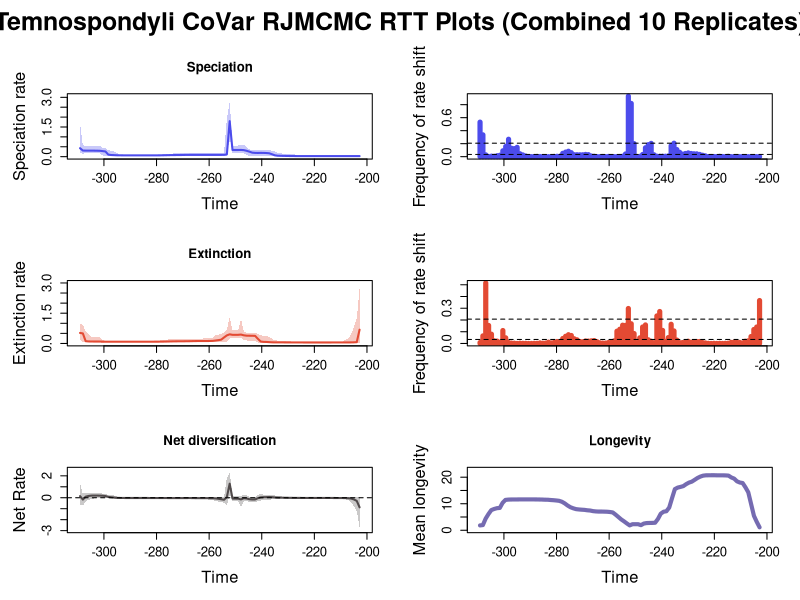

This figure's R source:


pdf(file='C:/Users/SimoesLabAdmin/Documents/BDNN_Arielli/temnospondyli/mcmc_predictors/B_covar_rjmcmc/B_covar_tem_RTT_plots.pdf',width=10, height=15)
par(mfrow=c(3,2), 
    oma=c(0,0,3,0),     # Increased top outer margin from 2 to 3
    mar=c(5,5,4,2)+0.1, # Increase plot margins for larger axis labels
    cex.lab=1.5,        # Increase axis label size
    cex.axis=1.2)       # Increase axis tick label size
library(scales)

time=c(-27.809419225, -28.882901675,-29.956384125,-31.029866575,-32.103349025,-33.176831475,-34.250313925,-35.323796375,-36.397278825,-37.470761275,-38.544243725,-39.617726175,-40.691208625,-41.764691075,-42.838173525,-43.911655975,-44.985138425,-46.058620875,-47.132103325,-48.205585775,-49.279068225,-50.352550675,-51.426033125000004,-52.499515575,-53.572998025,-54.646480475,-55.719962925,-56.793445375,-57.866927825,-58.940410275,-60.013892725,-61.087375175,-62.160857625,-63.234340075,-64.30782252499999,-65.38130497499999,-66.45478742499999,-67.52826987499999,-68.60175232499999,-69.67523477499999,-70.748717225,-71.822199675,-72.895682125,-73.969164575,-75.042647025,-76.116129475,-77.189611925,-78.263094375,-79.336576825,-80.410059275,-81.483541725,-82.557024175,-83.630506625,-84.703989075,-85.777471525,-86.850953975,-87.924436425,-88.997918875,-90.071401325,-91.144883775,-92.218366225,-93.291848675,-94.365331125,-95.438813575,-96.512296025,-97.585778475,-98.659260925,-99.732743375,-100.806225825,-101.879708275,-102.953190725,-104.026673175,-105.100155625,-106.173638075,-107.247120525,-108.320602975,-109.394085425,-110.467567875,-111.541050325,-112.614532775,-113.688015225,-114.761497675,-115.834980125,-116.908462575,-117.981945025,-119.055427475,-120.128909925,-121.202392375,-122.275874825,-123.349357275,-124.422839725,-125.496322175,-126.569804625,-127.643287075,-128.71676952500002,-129.790251975,-130.86373442499996,-131.937216875,-133.01069932499996,-134.084181775)
rate=c(0.027461162516772636, 0.027406120332385923,0.027406120332385923,0.027406120332385923,0.027406120332385923,0.027406120332385923,0.027406120332385923,0.02735539806817207,0.02735539806817207,0.027406120332385923,0.027406120332385923,0.027406120332385923,0.027475991598141312,0.02748112238679984,0.027482745948078504,0.027510503075280784,0.027627933007497496,0.0277008249452075,0.027706584834456493,0.02772540072129573,0.027787459539380707,0.028319948495722867,0.028977714607162697,0.030317591806338244,0.03170121023283169,0.03396861199476052,0.036318570434970276,0.03900348788127094,0.04226513996721737,0.046598792584591334,0.06633141025738601,0.12156748737085611,0.17093809684218228,0.18417181573627203,0.18984837797848692,0.19240412520048705,0.18776778623292417,0.1913881670310263,0.20267123175451787,0.2523309480668175,0.2964954559552743,0.33009545258478307,0.3401952030346298,0.33677765322686476,0.33677765322686476,0.33702764779592437,1.7957444919435326,0.11633783618416069,0.0918279763844966,0.09100666040516613,0.09053943301310224,0.0903184506906961,0.0903184506906961,0.0903184506906961,0.09053943301310224,0.09053943301310224,0.0906058441495755,0.09076146823182982,0.09076146823182982,0.09076146823182982,0.09092911125407371,0.08912111530201919,0.08750480356513315,0.08436716096661315,0.08283907775895663,0.08118980254312777,0.08003036142310761,0.07795759651038608,0.07497703169061984,0.0719098258752934,0.0683284611952543,0.06669974827259298,0.06625560898771682,0.06618315010180949,0.06608828169195788,0.06600572311005912,0.06600572311005912,0.06592413273509215,0.06592413273509215,0.06592413273509215,0.06607971922756539,0.06610781752889373,0.06610781752889373,0.0661421097011537,0.06669974827259298,0.068139967204386,0.07046103315841895,0.0769800436481009,0.08311336496870628,0.10358150695829313,0.2624146892124126,0.281003019038935,0.29691423179513116,0.30084223304046015,0.30357161741837857,0.30442562316943433,0.30500370687328865,0.30531685519081486,0.3084597349309057,0.42837877717383155)
minHPD=c(0.005481835722205206, 0.005481835722205206,0.005481835722205206,0.005481835722205206,0.005481835722205206,0.005481835722205206,0.005481835722205206,0.005481835722205206,0.005481835722205206,0.005481835722205206,0.005481835722205206,0.005481835722205206,0.005481835722205206,0.005481835722205206,0.005004130239218533,0.005481835722205206,0.005481835722205206,0.005481835722205206,0.005219478154467286,0.005219478154467286,0.005219478154467286,0.0054942764994556905,0.003965899653618383,0.003965899653618383,0.0054942764994556905,0.006057626483201234,0.011754747216082008,0.010790117639081326,0.009479695161707402,0.009479695161707402,0.012054384365546778,0.016130639444300047,0.029958107758882406,0.040520627926368666,0.04377018568207533,0.04377018568207533,0.04377018568207533,0.04377018568207533,0.045585266243145406,0.03702065265149919,0.08992880900475955,0.16516942318855699,0.21551846637560462,0.20368823079342757,0.20614341493073732,0.19503446751539064,0.9969986403281129,0.049968160839045886,0.056667016052741145,0.056667016052741145,0.056667016052741145,0.056667016052741145,0.056667016052741145,0.056667016052741145,0.05704463795626051,0.056667016052741145,0.05776320143343325,0.05776320143343325,0.056667016052741145,0.056667016052741145,0.056667016052741145,0.05340577360265101,0.04983028297045121,0.043091499358799905,0.043091499358799905,0.039601290495354845,0.03132443405010471,0.03638156074377741,0.03114707142561311,0.025841625424660924,0.025719926406173307,0.025719926406173307,0.026113074854900387,0.026512390808354814,0.026512390808354814,0.026590227821988284,0.026590227821988284,0.026590227821988284,0.026590227821988284,0.027338087295893463,0.027338087295893463,0.027338087295893463,0.027338087295893463,0.027338087295893463,0.026113074854900387,0.019393033207345842,0.02276874837000412,0.03158892739692227,0.03900097492305571,0.04090623872409178,0.04879864636155867,0.0578969105037163,0.17185369923607863,0.17185369923607863,0.17185369923607863,0.17431431682487544,0.16442067000138852,0.1782756505860945,0.14725911034562159,0.17431431682487544)
maxHPD=c(0.05914637809247482, 0.05909967238226731,0.05909967238226731,0.05909967238226731,0.05909967238226731,0.05909967238226731,0.05909967238226731,0.05909967238226731,0.05909967238226731,0.05909967238226731,0.05909967238226731,0.05909967238226731,0.059408322965088314,0.059408322965088314,0.05914637809247482,0.05969486975968603,0.05988812303259195,0.059988161625477376,0.059988161625477376,0.059988161625477376,0.061555465874025245,0.06954738333316159,0.08497179478444238,0.10928886172905221,0.12210691390911191,0.1365963406395486,0.14780744773659846,0.15436321566033717,0.1675797689947382,0.19290879433797478,0.25795199369894506,0.30722563164562333,0.3288481717974075,0.3288481717974075,0.3288481717974075,0.330357495664038,0.33146135566313,0.33260245237647407,0.341159369077643,0.3706002531885973,0.486125388078811,0.5961374968031226,0.595524317679861,0.5603482616536333,0.5603482616536333,0.5603482616536333,2.78164328661007,1.896435444217441,0.18743079582581995,0.18169629638876145,0.17995625100293328,0.17995625100293328,0.17995625100293328,0.17995625100293328,0.1807947221905866,0.17995625100293328,0.1807947221905866,0.1807947221905866,0.17995625100293328,0.17995625100293328,0.18110447267762322,0.1819575008713315,0.1819575008713315,0.1739325859244344,0.1747675440618814,0.17172443581701957,0.15995722718238803,0.1582521208959256,0.14488204459356402,0.1325463210777423,0.10517338279773666,0.09469417289444569,0.09390473242950718,0.09390473242950718,0.09364923205106053,0.09364923205106053,0.09364923205106053,0.09364923205106053,0.09364923205106053,0.09390473242950718,0.09358343163419122,0.09358343163419122,0.09358343163419122,0.09364923205106053,0.09390473242950718,0.09861533136613009,0.19055819960039472,0.2740820023790373,0.2996935193965327,0.3314469415401527,0.4203250967379285,0.45935316043169855,0.5430704654346798,0.5172617871312792,0.5172617871312792,0.5210351339985477,0.5210351339985477,0.5426692674476373,0.5802280075806165,1.6832515453522132)
remove_na = !is.na(rate)
time = time[remove_na]
time = time-175
plot(time,time,type = 'n', ylim = c(0, 3.0598076152710774), xlim = c(-134.620923-175,-27.272678-175), ylab = 'Speciation rate', xlab = 'Time',main='Speciation' )
polygon(c(time, rev(time)), c(maxHPD[remove_na], rev(minHPD[remove_na])), col = alpha('#4c4cec',0.3), border = NA)
lines(time,rate[remove_na], col = '#4c4cec', lwd=2)
mtext("Temnospondyli CoVar RJMCMC RTT Plots (Combined 10 Replicates)", outer = TRUE, line = 0.5, cex = 1.5, font = 2)
mids=c(-27.81484085353535, -28.899166560606062,-29.983492267676766,-31.067817974747477,-32.15214368181818,-33.23646938888889,-34.320795095959596,-35.40512080303031,-36.48944651010101,-37.573772217171715,-38.658097924242426,-39.74242363131313,-40.82674933838384,-41.911075045454545,-42.99540075252525,-44.07972645959596,-45.16405216666667,-46.248377873737375,-47.33270358080808,-48.41702928787879,-49.501354994949494,-50.585680702020206,-51.67000640909091,-52.75433211616161,-53.838657823232325,-54.922983530303036,-56.00730923737374,-57.09163494444444,-58.17596065151515,-59.26028635858586,-60.34461206565657,-61.428937772727274,-62.51326347979798,-63.59758918686868,-64.68191489393939,-65.7662406010101,-66.8505663080808,-67.93489201515152,-69.01921772222221,-70.10354342929293,-71.18786913636363,-72.27219484343433,-73.35652055050505,-74.44084625757574,-75.52517196464646,-76.60949767171716,-77.69382337878787,-78.77814908585859,-79.86247479292928,-80.9468005,-82.0311262070707,-83.1154519141414,-84.19977762121212,-85.28410332828282,-86.36842903535353,-87.45275474242423,-88.53708044949494,-89.62140615656566,-90.70573186363636,-91.79005757070706,-92.87438327777777,-93.95870898484849,-95.04303469191919,-96.1273603989899,-97.2116861060606,-98.2960118131313,-99.38033752020202,-100.46466322727272,-101.54898893434343,-102.63331464141413,-103.71764034848485,-104.80196605555555,-105.88629176262626,-106.97061746969696,-108.05494317676767,-109.13926888383838,-110.22359459090909,-111.30792029797979,-112.3922460050505,-113.47657171212121,-114.56089741919192,-115.64522312626262,-116.72954883333333,-117.81387454040403,-118.89820024747475,-119.98252595454545,-121.06685166161616,-122.15117736868686,-123.23550307575756,-124.31982878282828,-125.40415448989899,-126.48848019696969,-127.5728059040404,-128.6571316111111,-129.74145731818183,-130.82578302525252,-131.9101087323232,-132.99443443939393,-134.07876014646465)
mids=mids-175
counts=c(0.0011111111111111111, 0.0,0.0,0.0011111111111111111,0.0,0.0,0.0011111111111111111,0.0,0.0011111111111111111,0.0,0.0,0.0044444444444444444,0.0,0.0022222222222222222,0.0044444444444444444,0.0011111111111111111,0.0022222222222222222,0.0022222222222222222,0.0011111111111111111,0.012222222222222223,0.022222222222222223,0.034444444444444444,0.043333333333333335,0.044444444444444446,0.04888888888888889,0.057777777777777775,0.04888888888888889,0.03888888888888889,0.06666666666666667,0.10888888888888888,0.20666666666666667,0.17,0.01,0.006666666666666667,0.006666666666666667,0.005555555555555556,0.006666666666666667,0.028888888888888888,0.20444444444444446,0.18444444444444444,0.13666666666666666,0.03333333333333333,0.0044444444444444444,0.0011111111111111111,0.2,0.8188888888888889,0.9311111111111111,0.04111111111111111,0.006666666666666667,0.0022222222222222222,0.0011111111111111111,0.0,0.0011111111111111111,0.0033333333333333335,0.0,0.0022222222222222222,0.0,0.0011111111111111111,0.005555555555555556,0.01,0.03111111111111111,0.034444444444444444,0.028888888888888888,0.028888888888888888,0.03,0.03,0.06111111111111111,0.08333333333333333,0.07,0.051111111111111114,0.006666666666666667,0.005555555555555556,0.0033333333333333335,0.0011111111111111111,0.0,0.0011111111111111111,0.0,0.0022222222222222222,0.0033333333333333335,0.0022222222222222222,0.0,0.0,0.01,0.02666666666666667,0.044444444444444446,0.14333333333333334,0.12333333333333334,0.13,0.2677777777777778,0.15666666666666668,0.09,0.022222222222222223,0.014444444444444444,0.005555555555555556,0.0077777777777777776,0.0033333333333333335,0.027777777777777776,0.33555555555555555,0.5311111111111111)
plot(mids,counts,type = 'h', xlim = c(-134.620923-175,-27.272678-175), ylim=c(0,0.9311111111111111), ylab = 'Frequency of rate shift', xlab = 'Time',lwd=5,col='#4c4cec')
bf2 = 0.03413331064784713
bf6 = 0.2070578471610477
abline(h=bf2, lty=2)
abline(h=bf6, lty=2)

time=c(-27.809419225, -28.882901675,-29.956384125,-31.029866575,-32.103349025,-33.176831475,-34.250313925,-35.323796375,-36.397278825,-37.470761275,-38.544243725,-39.617726175,-40.691208625,-41.764691075,-42.838173525,-43.911655975,-44.985138425,-46.058620875,-47.132103325,-48.205585775,-49.279068225,-50.352550675,-51.426033125000004,-52.499515575,-53.572998025,-54.646480475,-55.719962925,-56.793445375,-57.866927825,-58.940410275,-60.013892725,-61.087375175,-62.160857625,-63.234340075,-64.30782252499999,-65.38130497499999,-66.45478742499999,-67.52826987499999,-68.60175232499999,-69.67523477499999,-70.748717225,-71.822199675,-72.895682125,-73.969164575,-75.042647025,-76.116129475,-77.189611925,-78.263094375,-79.336576825,-80.410059275,-81.483541725,-82.557024175,-83.630506625,-84.703989075,-85.777471525,-86.850953975,-87.924436425,-88.997918875,-90.071401325,-91.144883775,-92.218366225,-93.291848675,-94.365331125,-95.438813575,-96.512296025,-97.585778475,-98.659260925,-99.732743375,-100.806225825,-101.879708275,-102.953190725,-104.026673175,-105.100155625,-106.173638075,-107.247120525,-108.320602975,-109.394085425,-110.467567875,-111.541050325,-112.614532775,-113.688015225,-114.761497675,-115.834980125,-116.908462575,-117.981945025,-119.055427475,-120.128909925,-121.202392375,-122.275874825,-123.349357275,-124.422839725,-125.496322175,-126.569804625,-127.643287075,-128.71676952500002,-129.790251975,-130.86373442499996,-131.937216875,-133.01069932499996,-134.084181775)
rate=c(0.6828628703256286, 0.06447282321961327,0.05610997852996878,0.05279020603017348,0.05117941087472518,0.05076029974231572,0.050505657463230325,0.05048664878861285,0.050363351300622236,0.04999440166581408,0.04978815062502416,0.04955774279662951,0.04953676780409309,0.04953676780409309,0.04953676780409309,0.04953676780409309,0.049494968196926475,0.049494968196926475,0.04953676780409309,0.04955774279662951,0.04961831631164255,0.04991079528796054,0.05024204673283343,0.05067457963766875,0.051294017224115265,0.05153597554099387,0.05201834853951798,0.05309728043225494,0.05332334750615706,0.05359207145106525,0.05385748360639897,0.05686925365560502,0.06529454462516335,0.07490407119812463,0.07867006248404576,0.09526901581918679,0.22878817757443815,0.3763859412777558,0.38153888821985105,0.3834352567658498,0.38608382024817633,0.40435136889541334,0.4414292213617126,0.4289409267194112,0.42781179075935966,0.4281339225157811,0.45321200749593354,0.4007545418912558,0.2985897434806041,0.18892008582949568,0.16428858353233766,0.14600285835303423,0.12778336830861178,0.123270744312828,0.12055890075321163,0.12031735577654018,0.12017911556547514,0.12023571559658697,0.11874432405928428,0.11617067304996304,0.11253391964169862,0.1106755152659267,0.10851908063557691,0.1071704527813955,0.10648600831191093,0.10558044315417914,0.103288321912775,0.10053251102260685,0.09689938313232742,0.09352654684550071,0.091000127876558,0.08943613050227342,0.08885965644084774,0.08820954713514856,0.08812716783045978,0.08771154582914431,0.08757325354697987,0.08734735375565558,0.08732969743866184,0.0873099047518553,0.08728312092139115,0.08728312092139115,0.08728312092139115,0.08728312092139115,0.08728312092139115,0.08728312092139115,0.08732140675825714,0.08732140675825714,0.08732969743866184,0.08752509511220236,0.08796830580643436,0.09017225969406971,0.09494414377694332,0.09515108410125614,0.09583562270685209,0.0963443174467743,0.10035797355704845,0.11253391964169862,0.4981724324943585,0.5219004793444189)
minHPD=c(0.021412629665227476, 0.0036344703167680375,0.002777909115374498,0.0004014064218278715,0.0004014064218278715,0.0021868745333137275,0.0021868745333137275,0.0004014064218278715,0.002777909115374498,0.0036344703167680375,0.0053170022390624985,0.002777909115374498,0.0029017146430717895,0.0036344703167680375,0.0036344703167680375,0.0036344703167680375,0.0036344703167680375,0.0036344703167680375,0.0036344703167680375,0.0036344703167680375,0.0029017146430717895,0.009250790260096387,0.01064583104572398,0.009250790260096387,0.01064583104572398,0.016809951846000388,0.01914609162571786,0.02053233210032963,0.02053233210032963,0.02053233210032963,0.01961643187698391,0.02053233210032963,0.02358956325122062,0.029946797788706923,0.02995771155273301,0.02995771155273301,0.03818455258375003,0.13416112933234162,0.1460409508399913,0.1460409508399913,0.1460409508399913,0.17892533667064683,0.2644351272807987,0.26717459466846116,0.26717459466846116,0.26717459466846116,0.24052523730127492,0.08532237691756399,0.08112092299098445,0.0730911313220588,0.07668628278428313,0.07651753416245516,0.06873932772493463,0.06696454279609032,0.07048243005843577,0.07195153955821346,0.07048243005843577,0.07048243005843577,0.07195153955821346,0.07048243005843577,0.07195153955821346,0.06446519527349544,0.06520016677654994,0.06520016677654994,0.06520016677654994,0.06520016677654994,0.06126478698404853,0.05830438002040873,0.05427022517875427,0.05070648533916386,0.05070648533916386,0.0492637170256455,0.048463425007307485,0.048463425007307485,0.05116655037326282,0.051843632398157424,0.05265330705089381,0.05245827560187638,0.05045767483961658,0.05070648533916386,0.05070648533916386,0.05070648533916386,0.05070648533916386,0.05070648533916386,0.05070648533916386,0.05070648533916386,0.05116655037326282,0.05116655037326282,0.05070648533916386,0.05045767483961658,0.051935940956451244,0.04467011785218897,0.04940512916033939,0.05427022517875427,0.05116655037326282,0.054597422425382666,0.04940512916033939,0.05427022517875427,0.06987821609390617,0.1755507496056894)
maxHPD=c(2.7281693789661303, 1.2316308252031456,0.8164092825516184,0.46040787673304573,0.2500565206327414,0.1771559787414897,0.09606589571410497,0.0911328212993432,0.08780838607217886,0.08415327130935289,0.08415327130935289,0.07675135265581241,0.07675135265581241,0.07675135265581241,0.07675135265581241,0.07675135265581241,0.07666072708720328,0.07666072708720328,0.07666072708720328,0.07666072708720328,0.07675135265581241,0.08415327130935289,0.08755609785351036,0.08783621544292358,0.09452323125790572,0.1026300159042882,0.11618510757048575,0.13195039414467444,0.1386299869985119,0.14427481688016985,0.15180280165029955,0.23486201129591097,0.3339676269491004,0.37847804141795754,0.3800784822984097,0.4008279917729922,0.46776254003540785,0.5304459186891799,0.5131791337940593,0.5131791337940593,0.5167970668099232,0.5930335676864245,1.204518195949065,0.6567788589611118,0.6550946145819997,0.6567788589611118,1.3109639622563436,0.6756548167992431,0.52481876298495,0.4785200653630995,0.43188144358284924,0.4047681136986169,0.2742745042110754,0.2549879674022221,0.2475380853954943,0.2475380853954943,0.24362476110352518,0.24362476110352518,0.24210563205848387,0.2340742740355699,0.2313842696261283,0.22222806408270915,0.22154213264070785,0.22180746302487203,0.22154213264070785,0.22154213264070785,0.21526748902316087,0.20116591892884833,0.19618541799229158,0.17876020233722995,0.15967173201623594,0.13589533842470297,0.12464460402053483,0.12063780312289886,0.12063780312289886,0.12063780312289886,0.12063780312289886,0.12063780312289886,0.11795447164418833,0.1178258660653852,0.1178258660653852,0.1178258660653852,0.1178258660653852,0.1178258660653852,0.1178258660653852,0.1178258660653852,0.11795447164418833,0.11795447164418833,0.1178258660653852,0.11795447164418833,0.12063780312289886,0.18135448843792204,0.3052948630163692,0.3137985822749434,0.3176114284582088,0.3429310003090953,0.4511715563754872,0.6161416320693358,0.9132098226983931,0.9848201305062075)
remove_na = !is.na(rate)
time = time[remove_na]
time = time-175
plot(time,time,type = 'n', ylim = c(0, 3.0009863168627438), xlim = c(-134.620923-175,-27.272678-175), ylab = 'Extinction rate', xlab = 'Time',main='Extinction' )
polygon(c(time, rev(time)), c(maxHPD[remove_na], rev(minHPD[remove_na])), col = alpha('#e34a33',0.3), border = NA)
lines(time,rate[remove_na], col = '#e34a33', lwd=2)
mids=c(-27.81484085353535, -28.899166560606062,-29.983492267676766,-31.067817974747477,-32.15214368181818,-33.23646938888889,-34.320795095959596,-35.40512080303031,-36.48944651010101,-37.573772217171715,-38.658097924242426,-39.74242363131313,-40.82674933838384,-41.911075045454545,-42.99540075252525,-44.07972645959596,-45.16405216666667,-46.248377873737375,-47.33270358080808,-48.41702928787879,-49.501354994949494,-50.585680702020206,-51.67000640909091,-52.75433211616161,-53.838657823232325,-54.922983530303036,-56.00730923737374,-57.09163494444444,-58.17596065151515,-59.26028635858586,-60.34461206565657,-61.428937772727274,-62.51326347979798,-63.59758918686868,-64.68191489393939,-65.7662406010101,-66.8505663080808,-67.93489201515152,-69.01921772222221,-70.10354342929293,-71.18786913636363,-72.27219484343433,-73.35652055050505,-74.44084625757574,-75.52517196464646,-76.60949767171716,-77.69382337878787,-78.77814908585859,-79.86247479292928,-80.9468005,-82.0311262070707,-83.1154519141414,-84.19977762121212,-85.28410332828282,-86.36842903535353,-87.45275474242423,-88.53708044949494,-89.62140615656566,-90.70573186363636,-91.79005757070706,-92.87438327777777,-93.95870898484849,-95.04303469191919,-96.1273603989899,-97.2116861060606,-98.2960118131313,-99.38033752020202,-100.46466322727272,-101.54898893434343,-102.63331464141413,-103.71764034848485,-104.80196605555555,-105.88629176262626,-106.97061746969696,-108.05494317676767,-109.13926888383838,-110.22359459090909,-111.30792029797979,-112.3922460050505,-113.47657171212121,-114.56089741919192,-115.64522312626262,-116.72954883333333,-117.81387454040403,-118.89820024747475,-119.98252595454545,-121.06685166161616,-122.15117736868686,-123.23550307575756,-124.31982878282828,-125.40415448989899,-126.48848019696969,-127.5728059040404,-128.6571316111111,-129.74145731818183,-130.82578302525252,-131.9101087323232,-132.99443443939393,-134.07876014646465)
mids=mids-175
counts=c(0.3655555555555556, 0.14,0.11888888888888889,0.058888888888888886,0.022222222222222223,0.01888888888888889,0.0044444444444444444,0.008888888888888889,0.008888888888888889,0.011111111111111112,0.008888888888888889,0.0022222222222222222,0.0011111111111111111,0.0,0.0011111111111111111,0.0,0.0011111111111111111,0.0,0.0011111111111111111,0.0044444444444444444,0.0077777777777777776,0.016666666666666666,0.016666666666666666,0.015555555555555555,0.01,0.01888888888888889,0.013333333333333334,0.0077777777777777776,0.006666666666666667,0.028888888888888888,0.10666666666666667,0.16333333333333333,0.05,0.017777777777777778,0.1111111111111111,0.2722222222222222,0.23444444444444446,0.005555555555555556,0.01888888888888889,0.03111111111111111,0.15777777777777777,0.14,0.04777777777777778,0.006666666666666667,0.08444444444444445,0.16777777777777778,0.29777777777777775,0.15444444444444444,0.15555555555555556,0.12111111111111111,0.10444444444444445,0.022222222222222223,0.01,0.0077777777777777776,0.0033333333333333335,0.0033333333333333335,0.005555555555555556,0.015555555555555555,0.024444444444444446,0.022222222222222223,0.02,0.021111111111111112,0.014444444444444444,0.016666666666666666,0.03111111111111111,0.04,0.06777777777777778,0.07444444444444444,0.06111111111111111,0.042222222222222223,0.016666666666666666,0.016666666666666666,0.008888888888888889,0.0044444444444444444,0.011111111111111112,0.0033333333333333335,0.0022222222222222222,0.0044444444444444444,0.0011111111111111111,0.0011111111111111111,0.0,0.0,0.0011111111111111111,0.0011111111111111111,0.0022222222222222222,0.0,0.0022222222222222222,0.0033333333333333335,0.0077777777777777776,0.04777777777777778,0.11,0.01,0.02,0.022222222222222223,0.07888888888888888,0.15333333333333332,0.5155555555555555,0.06444444444444444,0.0077777777777777776)
plot(mids,counts,type = 'h', xlim = c(-134.620923-175,-27.272678-175), ylim=c(0,0.5155555555555555), ylab = 'Frequency of rate shift', xlab = 'Time',lwd=5,col='#e34a33')
abline(h=bf2, lty=2)
abline(h=bf6, lty=2)
#Net Diversification Rate
time=c(-27.809419225, -28.882901675,-29.956384125,-31.029866575,-32.103349025,-33.176831475,-34.250313925,-35.323796375,-36.397278825,-37.470761275,-38.544243725,-39.617726175,-40.691208625,-41.764691075,-42.838173525,-43.911655975,-44.985138425,-46.058620875,-47.132103325,-48.205585775,-49.279068225,-50.352550675,-51.426033125000004,-52.499515575,-53.572998025,-54.646480475,-55.719962925,-56.793445375,-57.866927825,-58.940410275,-60.013892725,-61.087375175,-62.160857625,-63.234340075,-64.30782252499999,-65.38130497499999,-66.45478742499999,-67.52826987499999,-68.60175232499999,-69.67523477499999,-70.748717225,-71.822199675,-72.895682125,-73.969164575,-75.042647025,-76.116129475,-77.189611925,-78.263094375,-79.336576825,-80.410059275,-81.483541725,-82.557024175,-83.630506625,-84.703989075,-85.777471525,-86.850953975,-87.924436425,-88.997918875,-90.071401325,-91.144883775,-92.218366225,-93.291848675,-94.365331125,-95.438813575,-96.512296025,-97.585778475,-98.659260925,-99.732743375,-100.806225825,-101.879708275,-102.953190725,-104.026673175,-105.100155625,-106.173638075,-107.247120525,-108.320602975,-109.394085425,-110.467567875,-111.541050325,-112.614532775,-113.688015225,-114.761497675,-115.834980125,-116.908462575,-117.981945025,-119.055427475,-120.128909925,-121.202392375,-122.275874825,-123.349357275,-124.422839725,-125.496322175,-126.569804625,-127.643287075,-128.71676952500002,-129.790251975,-130.86373442499996,-131.937216875,-133.01069932499996,-134.084181775)
net_rate=c(-0.8744040942923438, -0.2869695711167241,-0.15400146455302732,-0.07206239078404914,-0.040918692553132394,-0.03279985982830871,-0.027177325415946724,-0.02661477803757959,-0.025258676116164325,-0.022387364655424912,-0.021249150394039996,-0.01956343632592889,-0.019281099436573072,-0.019191110502879284,-0.01910748135199202,-0.019048569165146797,-0.018794921863040118,-0.018707070441761158,-0.018688460525349424,-0.01856290203028803,-0.018417604305041628,-0.017284222861129524,-0.01591577020117452,-0.013704453775517022,-0.010869126568968346,-0.006442370441799745,-0.0025660112874315555,0.0017439218232649003,0.007191824313900637,0.013679755616452833,0.029196839418468096,0.05338927800029465,0.07049336720270406,0.055607775285765756,0.05391358331586485,0.03761156137343656,-0.038818032601557674,-0.155786521918645,-0.1603305917625996,-0.13562658149571785,-0.07072171309474531,-0.04407896126577454,-0.1524771482118882,-0.0831138199027342,-0.08286077395599449,-0.07744404247419483,1.284038315340254,0.06293498983333153,-0.1800950490888033,-0.13731545974765474,-0.09459913293404366,-0.06408387689984597,-0.043494100615297716,-0.039848400275432586,-0.037594009205821274,-0.03694622491680032,-0.036202116508120046,-0.03634198471455672,-0.03499432193460923,-0.032793996517335715,-0.02540646845497022,-0.028617157489593415,-0.029254868361342085,-0.0313325871844521,-0.03304859671088636,-0.03358467313660585,-0.03066017891973496,-0.02923753505805275,-0.028202560945107986,-0.026156005419762127,-0.026607914029972368,-0.026038764841393194,-0.025427749753209557,-0.024804314668353773,-0.02435516302068124,-0.023667781932181123,-0.02353261682759816,-0.02316515230886713,-0.023008964120573523,-0.02289943403356277,-0.022663814473582778,-0.022587151914149783,-0.022587151914149783,-0.022509853849956463,-0.021219870586359994,-0.017180415261718398,-0.008391127313003044,0.0220096477815407,0.0478821838353821,0.07927222703596488,0.1569985627819343,0.18461041175038778,0.1924493835755899,0.19941221261922812,0.20042050802840808,0.19417061140689226,0.16288204369322026,0.10000295349494887,-0.1656036286708537,0.1485735466943683)
net_minHPD=c(-2.6972596944603997, -1.2078241283160978,-0.8000302932278778,-0.4314429994510451,-0.21459362980955302,-0.14445608533367177,-0.07397763230821493,-0.07306955895081317,-0.06760925731889032,-0.06453103624819448,-0.057938683807128105,-0.056625639457464266,-0.056625639457464266,-0.056625639457464266,-0.056625639457464266,-0.056625639457464266,-0.056625639457464266,-0.056625639457464266,-0.056625639457464266,-0.056625639457464266,-0.05920082335050119,-0.06676663846889204,-0.07928630517168073,-0.07928630517168073,-0.07225787270099794,-0.06769538723765829,-0.06971828940039967,-0.06505286826009593,-0.06505286826009593,-0.10596876927859167,-0.07303887634622881,-0.11603717291253092,-0.20815040526354983,-0.23914199686266013,-0.23914199686266013,-0.2449756937688134,-0.31441328092232573,-0.39760414804860317,-0.38719708767866545,-0.3925216435253682,-0.2935126403580266,-0.31976442045758713,-0.8909940093783527,-0.27086524878285323,-0.26967676590396794,-0.26157198669353676,0.3493599547036863,-0.736578093399834,-0.44832268325712665,-0.4035379436998976,-0.3488332824747059,-0.3136520394373803,-0.1890333967955648,-0.1656936421521991,-0.15633231824258303,-0.1430947840139546,-0.1430947840139546,-0.1430947840139546,-0.14291548524910538,-0.1364994365454552,-0.1345963720906964,-0.13836918290043665,-0.13836918290043665,-0.13815678831017478,-0.14312380449897988,-0.1590407091341142,-0.13952329424432647,-0.15115945513867599,-0.14042411491490853,-0.1265737686515168,-0.09841116899418713,-0.08037737257331737,-0.07354751048219318,-0.07179479549224,-0.0683974279217232,-0.0683974279217232,-0.0683974279217232,-0.06753303349727256,-0.0683974279217232,-0.06753303349727256,-0.06753303349727256,-0.06753303349727256,-0.06753303349727256,-0.0678191846026728,-0.06895568111250795,-0.0802896170659113,-0.08877137226100865,-0.06550762467331858,-0.05970278750737767,-0.05451658766220421,-0.04590685940180016,-0.045366396496767214,-0.046030913298319265,-0.047906798012044394,-0.06189043808670963,-0.08874304626640941,-0.20388429261108199,-0.32085913335092897,-0.7160924658659229,-0.6226202304968891)
net_maxHPD=c(0.023392719776305033, 0.03281004080970166,0.0321073763573782,0.03611342359858041,0.03611342359858041,0.03611342359858041,0.02905546909714115,0.026885951306301434,0.026885951306301434,0.023680823369008053,0.026305736131215687,0.023392719776305033,0.023112962950484643,0.022865202321201913,0.023112962950484643,0.023392719776305033,0.023112962950484643,0.022865202321201913,0.023112962950484643,0.023392719776305033,0.023680823369008053,0.026492768641066484,0.03823890698777081,0.07135931735742759,0.07187760839772409,0.09199828498449789,0.09536612594531291,0.11076954116747059,0.12016860291690196,0.13327837171775467,0.22532627206451156,0.28701748396050003,0.29033132400758815,0.28919048427078603,0.29419883367537225,0.3079769717146823,0.28919048427078603,0.04687595286492818,0.026749066849892672,0.07221433320860982,0.2300245971989435,0.2922670500802161,0.16641280067840425,0.1254589008956314,0.1194423316363758,0.14573042870940184,2.323883564061936,1.7917183701068333,0.07382407688934958,0.05668561359658694,0.07553015069889042,0.07553015069889042,0.07553015069889042,0.07553015069889042,0.07553015069889042,0.08372835507382614,0.07882562256641826,0.07882562256641826,0.07553015069889042,0.07382407688934958,0.07553015069889042,0.07347758562219926,0.07347758562219926,0.0754007868723663,0.0754007868723663,0.05668814241951059,0.08006104704667527,0.06087267027413895,0.05684297822763873,0.045355687491449526,0.03206776109627382,0.026251628979374317,0.026251628979374317,0.024829739997450605,0.024009291098351544,0.022421262374509476,0.02057739569743871,0.022421262374509476,0.02057739569743871,0.02057739569743871,0.02057739569743871,0.02057739569743871,0.02057739569743871,0.02057739569743871,0.022421262374509476,0.029708734128445845,0.1277798367901359,0.20480232367339826,0.21920140885780925,0.25057378044425493,0.33690652084949924,0.37714668957360403,0.4482605520972449,0.45849026289102346,0.4722049279963825,0.4694274892270158,0.4722049279963825,0.4663504891213463,0.3390316807957805,1.2863496613341978)
remove_na = !is.na(net_rate)
time = time[remove_na]
time = time-175
plot(time,time,type = 'n', ylim = c(-2.96698566390644, 2.55627192046813), xlim = c(-134.620923-175,-27.272678-175), ylab = 'Net Rate', xlab = 'Time',lwd=2, main='Net diversification', col= '#504A4B' )
polygon(c(time, rev(time)), c(net_maxHPD[remove_na], rev(net_minHPD[remove_na])), col = alpha('#504A4B',0.3), border = NA)
lines(time,net_rate[remove_na], col = '#504A4B', lwd=2)
abline(h=0,lty=2)


time=c(-27.809419225, -28.882901675,-29.956384125,-31.029866575,-32.103349025,-33.176831475,-34.250313925,-35.323796375,-36.397278825,-37.470761275,-38.544243725,-39.617726175,-40.691208625,-41.764691075,-42.838173525,-43.911655975,-44.985138425,-46.058620875,-47.132103325,-48.205585775,-49.279068225,-50.352550675,-51.426033125000004,-52.499515575,-53.572998025,-54.646480475,-55.719962925,-56.793445375,-57.866927825,-58.940410275,-60.013892725,-61.087375175,-62.160857625,-63.234340075,-64.30782252499999,-65.38130497499999,-66.45478742499999,-67.52826987499999,-68.60175232499999,-69.67523477499999,-70.748717225,-71.822199675,-72.895682125,-73.969164575,-75.042647025,-76.116129475,-77.189611925,-78.263094375,-79.336576825,-80.410059275,-81.483541725,-82.557024175,-83.630506625,-84.703989075,-85.777471525,-86.850953975,-87.924436425,-88.997918875,-90.071401325,-91.144883775,-92.218366225,-93.291848675,-94.365331125,-95.438813575,-96.512296025,-97.585778475,-98.659260925,-99.732743375,-100.806225825,-101.879708275,-102.953190725,-104.026673175,-105.100155625,-106.173638075,-107.247120525,-108.320602975,-109.394085425,-110.467567875,-111.541050325,-112.614532775,-113.688015225,-114.761497675,-115.834980125,-116.908462575,-117.981945025,-119.055427475,-120.128909925,-121.202392375,-122.275874825,-123.349357275,-124.422839725,-125.496322175,-126.569804625,-127.643287075,-128.71676952500002,-129.790251975,-130.86373442499996,-131.937216875,-133.01069932499996,-134.084181775)
rate=c(1.1062314091490228, 3.1648379249202545,5.4643662093349015,9.894645150245807,14.299854432158579,16.178101726894905,17.796946383661673,17.992008509936007,18.441974188562007,19.460468340310914,19.901285446898044,20.592106913749944,20.670297696277224,20.702251911392285,20.702251911392285,20.702251911392285,20.735316780544565,20.735316780544565,20.72272483152593,20.709623570278005,20.575707336729963,20.215666875291063,19.696335224831792,18.997733693122253,18.32165295358483,17.962822924731924,17.38137104698956,16.640485522632122,16.340821503897576,16.080556776581595,15.512257118016993,12.098262363245988,8.55656199765989,7.17264530358228,6.980104646681966,6.242810762630791,4.246359676004047,2.8338131418536925,2.7733430650692315,2.753681098847997,2.712596675412613,2.5173207619618223,1.9243264059293401,2.2783435885825756,2.281551915682861,2.2796109125986006,1.8388417711266223,2.567788300019084,3.359410457766955,4.088720163038191,4.9962363992244105,5.898021504375513,6.713274460976144,6.881701256988125,6.981430015016573,7.016610290391584,7.048231137690067,7.0393131220220395,7.09935574389127,7.21201383959758,7.436863654565389,7.526105160372119,7.682282331032223,7.75400953068181,7.8381632107772905,7.963316802126256,8.280544199139602,8.691173881052212,9.33097305077204,10.125381289282043,10.740354582414334,11.097921900398166,11.226490847065445,11.32900161288585,11.40122762621192,11.501697006263896,11.519605708754659,11.572254726535807,11.594864836093132,11.61523842266776,11.627776749879457,11.627776749879457,11.627776749879457,11.63004871524828,11.63004871524828,11.629048998543915,11.606697701741732,11.606697701741732,11.595111573812286,11.556556900215423,11.4363140830372,10.344205265510613,8.417774452787327,8.322087987481822,8.02171719465444,7.605019735608197,6.122857281938061,4.408055505185262,1.9558066261500724,1.824389820778379)
minHPD=c(1.1062314091490228, 3.1648379249202545,5.4643662093349015,9.894645150245807,14.299854432158579,16.178101726894905,17.796946383661673,17.992008509936007,18.441974188562007,19.460468340310914,19.901285446898044,20.592106913749944,20.670297696277224,20.702251911392285,20.702251911392285,20.702251911392285,20.735316780544565,20.735316780544565,20.72272483152593,20.709623570278005,20.575707336729963,20.215666875291063,19.696335224831792,18.997733693122253,18.32165295358483,17.962822924731924,17.38137104698956,16.640485522632122,16.340821503897576,16.080556776581595,15.512257118016993,12.098262363245988,8.55656199765989,7.17264530358228,6.980104646681966,6.242810762630791,4.246359676004047,2.8338131418536925,2.7733430650692315,2.753681098847997,2.712596675412613,2.5173207619618223,1.9243264059293401,2.2783435885825756,2.281551915682861,2.2796109125986006,1.8388417711266223,2.567788300019084,3.359410457766955,4.088720163038191,4.9962363992244105,5.898021504375513,6.713274460976144,6.881701256988125,6.981430015016573,7.016610290391584,7.048231137690067,7.0393131220220395,7.09935574389127,7.21201383959758,7.436863654565389,7.526105160372119,7.682282331032223,7.75400953068181,7.8381632107772905,7.963316802126256,8.280544199139602,8.691173881052212,9.33097305077204,10.125381289282043,10.740354582414334,11.097921900398166,11.226490847065445,11.32900161288585,11.40122762621192,11.501697006263896,11.519605708754659,11.572254726535807,11.594864836093132,11.61523842266776,11.627776749879457,11.627776749879457,11.627776749879457,11.63004871524828,11.63004871524828,11.629048998543915,11.606697701741732,11.606697701741732,11.595111573812286,11.556556900215423,11.4363140830372,10.344205265510613,8.417774452787327,8.322087987481822,8.02171719465444,7.605019735608197,6.122857281938061,4.408055505185262,1.9558066261500724,1.824389820778379)
maxHPD=c(1.1062314091490228, 3.1648379249202545,5.4643662093349015,9.894645150245807,14.299854432158579,16.178101726894905,17.796946383661673,17.992008509936007,18.441974188562007,19.460468340310914,19.901285446898044,20.592106913749944,20.670297696277224,20.702251911392285,20.702251911392285,20.702251911392285,20.735316780544565,20.735316780544565,20.72272483152593,20.709623570278005,20.575707336729963,20.215666875291063,19.696335224831792,18.997733693122253,18.32165295358483,17.962822924731924,17.38137104698956,16.640485522632122,16.340821503897576,16.080556776581595,15.512257118016993,12.098262363245988,8.55656199765989,7.17264530358228,6.980104646681966,6.242810762630791,4.246359676004047,2.8338131418536925,2.7733430650692315,2.753681098847997,2.712596675412613,2.5173207619618223,1.9243264059293401,2.2783435885825756,2.281551915682861,2.2796109125986006,1.8388417711266223,2.567788300019084,3.359410457766955,4.088720163038191,4.9962363992244105,5.898021504375513,6.713274460976144,6.881701256988125,6.981430015016573,7.016610290391584,7.048231137690067,7.0393131220220395,7.09935574389127,7.21201383959758,7.436863654565389,7.526105160372119,7.682282331032223,7.75400953068181,7.8381632107772905,7.963316802126256,8.280544199139602,8.691173881052212,9.33097305077204,10.125381289282043,10.740354582414334,11.097921900398166,11.226490847065445,11.32900161288585,11.40122762621192,11.501697006263896,11.519605708754659,11.572254726535807,11.594864836093132,11.61523842266776,11.627776749879457,11.627776749879457,11.627776749879457,11.63004871524828,11.63004871524828,11.629048998543915,11.606697701741732,11.606697701741732,11.595111573812286,11.556556900215423,11.4363140830372,10.344205265510613,8.417774452787327,8.322087987481822,8.02171719465444,7.605019735608197,6.122857281938061,4.408055505185262,1.9558066261500724,1.824389820778379)
remove_na = !is.na(rate)
time = time[remove_na]
time = time-175
plot(time,time,type = 'n', ylim = c(0, 22.808848458599023), xlim = c(-134.620923-175,-27.272678-175), ylab = 'Mean longevity', xlab = 'Time',main='Longevity' )
polygon(c(time, rev(time)), c(maxHPD[remove_na], rev(minHPD[remove_na])), col = alpha('#756bb1',0.3), border = NA)
lines(time,rate[remove_na], col = '#756bb1', lwd=4)

n <- dev.off()
